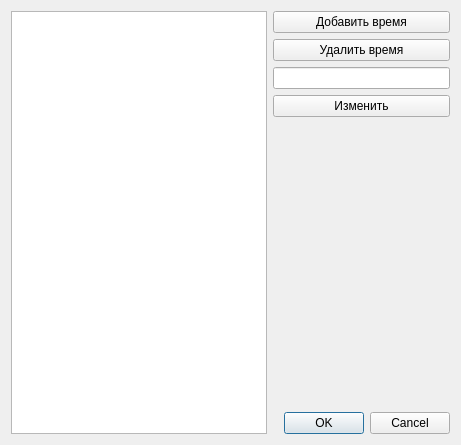
<?xml version="1.0" encoding="UTF-8"?>
<ui version="4.0">
 <class>TimeTableDlg</class>
 <widget class="QDialog" name="TimeTableDlg">
  <property name="geometry">
   <rect>
    <x>0</x>
    <y>0</y>
    <width>461</width>
    <height>445</height>
   </rect>
  </property>
  <property name="sizePolicy">
   <sizepolicy hsizetype="Fixed" vsizetype="Fixed">
    <horstretch>0</horstretch>
    <verstretch>0</verstretch>
   </sizepolicy>
  </property>
  <property name="windowTitle">
   <string>Dialog</string>
  </property>
  <layout class="QGridLayout" name="gridLayout_2">
   <item row="0" column="0">
    <layout class="QHBoxLayout" name="horizontalLayout">
     <item>
      <widget class="QTableView" name="tbl_timetable"/>
     </item>
     <item>
      <layout class="QGridLayout" name="gridLayout">
       <item row="5" column="0">
        <widget class="QDialogButtonBox" name="buttonBox">
         <property name="orientation">
          <enum>Qt::Horizontal</enum>
         </property>
         <property name="standardButtons">
          <set>QDialogButtonBox::Cancel|QDialogButtonBox::Ok</set>
         </property>
        </widget>
       </item>
       <item row="3" column="0">
        <widget class="QPushButton" name="btn_change_time">
         <property name="text">
          <string>Изменить</string>
         </property>
        </widget>
       </item>
       <item row="1" column="0">
        <widget class="QPushButton" name="btn_del_time">
         <property name="text">
          <string>Удалить время</string>
         </property>
        </widget>
       </item>
       <item row="4" column="0">
        <spacer name="verticalSpacer">
         <property name="orientation">
          <enum>Qt::Vertical</enum>
         </property>
         <property name="sizeHint" stdset="0">
          <size>
           <width>20</width>
           <height>40</height>
          </size>
         </property>
        </spacer>
       </item>
       <item row="0" column="0">
        <widget class="QPushButton" name="btn_add_time">
         <property name="text">
          <string>Добавить время</string>
         </property>
        </widget>
       </item>
       <item row="2" column="0">
        <widget class="QLineEdit" name="le_time_edit"/>
       </item>
      </layout>
     </item>
    </layout>
   </item>
  </layout>
 </widget>
 <resources/>
 <connections/>
</ui>
